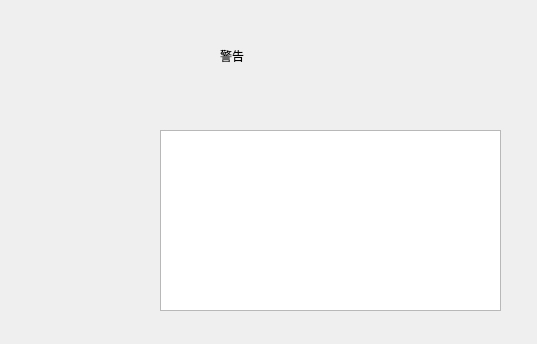
<?xml version="1.0" encoding="UTF-8"?>
<ui version="4.0">
 <class>my_wanning</class>
 <widget class="QDialog" name="my_wanning">
  <property name="geometry">
   <rect>
    <x>0</x>
    <y>0</y>
    <width>537</width>
    <height>344</height>
   </rect>
  </property>
  <property name="windowTitle">
   <string>Dialog</string>
  </property>
  <widget class="QTextBrowser" name="textBrowser">
   <property name="geometry">
    <rect>
     <x>160</x>
     <y>130</y>
     <width>341</width>
     <height>181</height>
    </rect>
   </property>
   <property name="styleSheet">
    <string notr="true">font: 18pt;</string>
   </property>
  </widget>
  <widget class="QLabel" name="label">
   <property name="geometry">
    <rect>
     <x>220</x>
     <y>30</y>
     <width>141</width>
     <height>51</height>
    </rect>
   </property>
   <property name="styleSheet">
    <string notr="true">font: 18pt &quot;微软雅黑&quot;;</string>
   </property>
   <property name="text">
    <string>警告</string>
   </property>
  </widget>
  <widget class="QLabel" name="label_2">
   <property name="geometry">
    <rect>
     <x>30</x>
     <y>160</y>
     <width>120</width>
     <height>107</height>
    </rect>
   </property>
   <property name="styleSheet">
    <string notr="true">border-image: url(:/image/jinggao.png);</string>
   </property>
   <property name="text">
    <string/>
   </property>
  </widget>
 </widget>
 <resources/>
 <connections/>
</ui>
